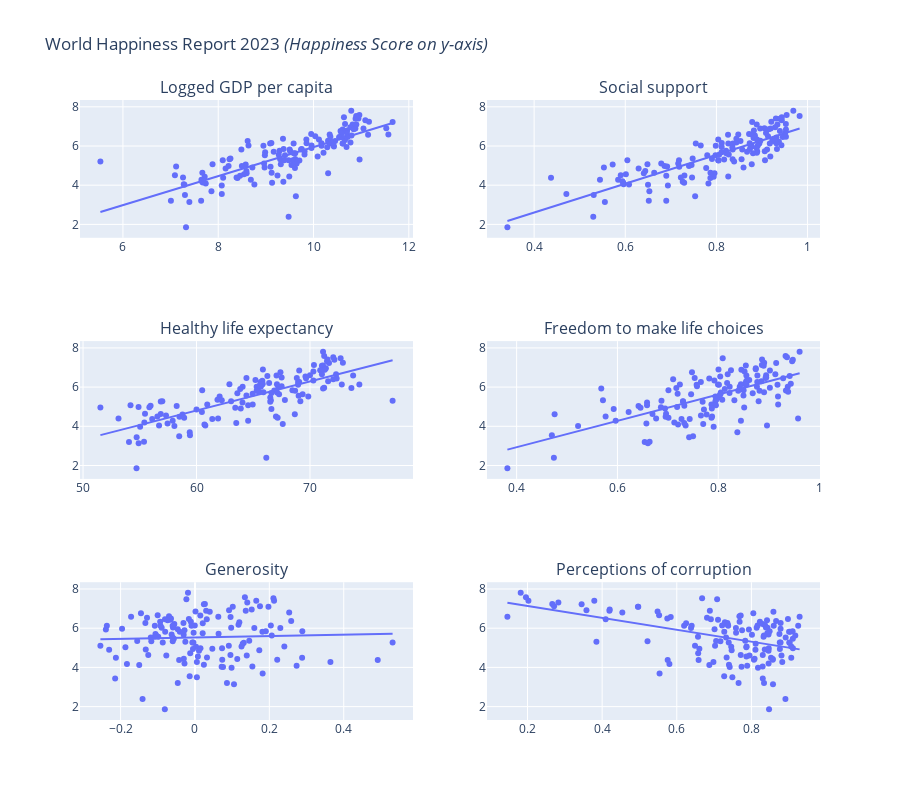

Notebook source saved alongside this figure:
### Markdown cell above
We can also generate individual scatter plots for each of the factors, with trendlines, to see how they correlate to the happiness score. In the visualizations below the happiness score is on the y axis.

### Code cell
factors = ['Logged GDP per capita','Social support','Healthy life expectancy','Freedom to make life choices','Generosity','Perceptions of corruption']

import plotly.graph_objects as go
from plotly.subplots import make_subplots
fig = make_subplots(rows=3, cols=2, subplot_titles=factors)
for i, factor in enumerate(factors):
    new_plot = px.scatter(data, x=factor, y='Ladder score', hover_data=['Country name'], trendline='ols', title=factor)
    for t in new_plot.data: # add the scatterplot and the trendline
        fig.add_trace(t, row=i//2+1, col=i%2+1)
fig.update_layout(title='World Happiness Report 2023 <i>(Happiness Score on y-axis)</i>', showlegend=False, height=800)
fig.show()

### Figure 1 — Plotly figure (JSON) as saved in the notebook; plotly's stock layout.template omitted (floating-point values rounded to 4 significant figures; data arrays with more than 128 entries replaced by an {"elided": "..."} marker saying what was removed)
{"data": [{"customdata": {"elided": "137x1 str values"}, "hovertemplate": "Logged GDP per capita=%{x}<br>Ladder score=%{y}<br>Country name=%{customdata[0]}<extra></extra>", "legendgroup": "", "marker": {"color": "#636efa", "symbol": "circle"}, "mode": "markers", "name": "", "orientation": "v", "showlegend": false, "type": "scatter", "x": {"elided": "137 float values"}, "xaxis": "x", "y": {"elided": "137 float values"}, "yaxis": "y"}, {"hovertemplate": "<b>OLS trendline</b><br>Ladder score = 0.740575 * Logged GDP per capita + -1.45852<br>R<sup>2</sup>=0.615233<br><br>Logged GDP per capita=%{x}<br>Ladder score=%{y} <b>(trend)</b><extra></extra>", "legendgroup": "", "marker": {"color": "#636efa", "symbol": "circle"}, "mode": "lines", "name": "", "showlegend": false, "type": "scatter", "x": {"elided": "137 float values"}, "xaxis": "x", "y": {"elided": "137 float values"}, "yaxis": "y"}, {"customdata": {"elided": "137x1 str values"}, "hovertemplate": "Social support=%{x}<br>Ladder score=%{y}<br>Country name=%{customdata[0]}<extra></extra>", "legendgroup": "", "marker": {"color": "#636efa", "symbol": "circle"}, "mode": "markers", "name": "", "orientation": "v", "showlegend": false, "type": "scatter", "x": {"elided": "137 float values"}, "xaxis": "x2", "y": {"elided": "137 float values"}, "yaxis": "y2"}, {"hovertemplate": "<b>OLS trendline</b><br>Ladder score = 7.36439 * Social support + -0.344724<br>R<sup>2</sup>=0.696596<br><br>Social support=%{x}<br>Ladder score=%{y} <b>(trend)</b><extra></extra>", "legendgroup": "", "marker": {"color": "#636efa", "symbol": "circle"}, "mode": "lines", "name": "", "showlegend": false, "type": "scatter", "x": {"elided": "137 float values"}, "xaxis": "x2", "y": {"elided": "137 float values"}, "yaxis": "y2"}, {"customdata": {"elided": "137x1 str values"}, "hovertemplate": "Healthy life expectancy=%{x}<br>Ladder score=%{y}<br>Country name=%{customdata[0]}<extra></extra>", "legendgroup": "", "marker": {"color": "#636efa", "symbol": "circle"}, "mode": "markers", "name": "", "orientation": "v", "showlegend": false, "type": "scatter", "x": {"elided": "137 float values"}, "xaxis": "x3", "y": {"elided": "137 float values"}, "yaxis": "y3"}, {"hovertemplate": "<b>OLS trendline</b><br>Ladder score = 0.148446 * Healthy life expectancy + -4.09978<br>R<sup>2</sup>=0.557927<br><br>Healthy life expectancy=%{x}<br>Ladder score=%{y} <b>(trend)</b><extra></extra>", "legendgroup": "", "marker": {"color": "#636efa", "symbol": "circle"}, "mode": "lines", "name": "", "showlegend": false, "type": "scatter", "x": {"elided": "136 float values"}, "xaxis": "x3", "y": {"elided": "136 float values"}, "yaxis": "y3"}, {"customdata": {"elided": "137x1 str values"}, "hovertemplate": "Freedom to make life choices=%{x}<br>Ladder score=%{y}<br>Country name=%{customdata[0]}<extra></extra>", "legendgroup": "", "marker": {"color": "#636efa", "symbol": "circle"}, "mode": "markers", "name": "", "orientation": "v", "showlegend": false, "type": "scatter", "x": {"elided": "137 float values"}, "xaxis": "x4", "y": {"elided": "137 float values"}, "yaxis": "y4"}, {"hovertemplate": "<b>OLS trendline</b><br>Ladder score = 6.72607 * Freedom to make life choices + 0.24347<br>R<sup>2</sup>=0.439466<br><br>Freedom to make life choices=%{x}<br>Ladder score=%{y} <b>(trend)</b><extra></extra>", "legendgroup": "", "marker": {"color": "#636efa", "symbol": "circle"}, "mode": "lines", "name": "", "showlegend": false, "type": "scatter", "x": {"elided": "137 float values"}, "xaxis": "x4", "y": {"elided": "137 float values"}, "yaxis": "y4"}, {"customdata": {"elided": "137x1 str values"}, "hovertemplate": "Generosity=%{x}<br>Ladder score=%{y}<br>Country name=%{customdata[0]}<extra></extra>", "legendgroup": "", "marker": {"color": "#636efa", "symbol": "circle"}, "mode": "markers", "name": "", "orientation": "v", "showlegend": false, "type": "scatter", "x": {"elided": "137 float values"}, "xaxis": "x5", "y": {"elided": "137 float values"}, "yaxis": "y5"}, {"hovertemplate": "<b>OLS trendline</b><br>Ladder score = 0.351413 * Generosity + 5.53187<br>R<sup>2</sup>=0.001909<br><br>Generosity=%{x}<br>Ladder score=%{y} <b>(trend)</b><extra></extra>", "legendgroup": "", "marker": {"color": "#636efa", "symbol": "circle"}, "mode": "lines", "name": "", "showlegend": false, "type": "scatter", "x": {"elided": "137 float values"}, "xaxis": "x5", "y": {"elided": "137 float values"}, "yaxis": "y5"}, {"customdata": {"elided": "137x1 str values"}, "hovertemplate": "Perceptions of corruption=%{x}<br>Ladder score=%{y}<br>Country name=%{customdata[0]}<extra></extra>", "legendgroup": "", "marker": {"color": "#636efa", "symbol": "circle"}, "mode": "markers", "name": "", "orientation": "v", "showlegend": false, "type": "scatter", "x": {"elided": "137 float values"}, "xaxis": "x6", "y": {"elided": "137 float values"}, "yaxis": "y6"}, {"hovertemplate": "<b>OLS trendline</b><br>Ladder score = -3.04029 * Perceptions of corruption + 7.74511<br>R<sup>2</sup>=0.222761<br><br>Perceptions of corruption=%{x}<br>Ladder score=%{y} <b>(trend)</b><extra></extra>", "legendgroup": "", "marker": {"color": "#636efa", "symbol": "circle"}, "mode": "lines", "name": "", "showlegend": false, "type": "scatter", "x": {"elided": "137 float values"}, "xaxis": "x6", "y": {"elided": "137 float values"}, "yaxis": "y6"}], "layout": {"annotations": [{"font": {"size": 16}, "showarrow": false, "text": "Logged GDP per capita", "x": 0.225, "xanchor": "center", "xref": "paper", "y": 1, "yanchor": "bottom", "yref": "paper"}, {"font": {"size": 16}, "showarrow": false, "text": "Social support", "x": 0.775, "xanchor": "center", "xref": "paper", "y": 1, "yanchor": "bottom", "yref": "paper"}, {"font": {"size": 16}, "showarrow": false, "text": "Healthy life expectancy", "x": 0.225, "xanchor": "center", "xref": "paper", "y": 0.6111, "yanchor": "bottom", "yref": "paper"}, {"font": {"size": 16}, "showarrow": false, "text": "Freedom to make life choices", "x": 0.775, "xanchor": "center", "xref": "paper", "y": 0.6111, "yanchor": "bottom", "yref": "paper"}, {"font": {"size": 16}, "showarrow": false, "text": "Generosity", "x": 0.225, "xanchor": "center", "xref": "paper", "y": 0.2222, "yanchor": "bottom", "yref": "paper"}, {"font": {"size": 16}, "showarrow": false, "text": "Perceptions of corruption", "x": 0.775, "xanchor": "center", "xref": "paper", "y": 0.2222, "yanchor": "bottom", "yref": "paper"}], "height": 800, "showlegend": false, "title": {"text": "World Happiness Report 2023 <i>(Happiness Score on y-axis)</i>"}, "xaxis": {"anchor": "y", "domain": [0, 0.45]}, "xaxis2": {"anchor": "y2", "domain": [0.55, 1]}, "xaxis3": {"anchor": "y3", "domain": [0, 0.45]}, "xaxis4": {"anchor": "y4", "domain": [0.55, 1]}, "xaxis5": {"anchor": "y5", "domain": [0, 0.45]}, "xaxis6": {"anchor": "y6", "domain": [0.55, 1]}, "yaxis": {"anchor": "x", "domain": [0.7778, 1]}, "yaxis2": {"anchor": "x2", "domain": [0.7778, 1]}, "yaxis3": {"anchor": "x3", "domain": [0.3889, 0.6111]}, "yaxis4": {"anchor": "x4", "domain": [0.3889, 0.6111]}, "yaxis5": {"anchor": "x5", "domain": [0, 0.2222]}, "yaxis6": {"anchor": "x6", "domain": [0, 0.2222]}}}
